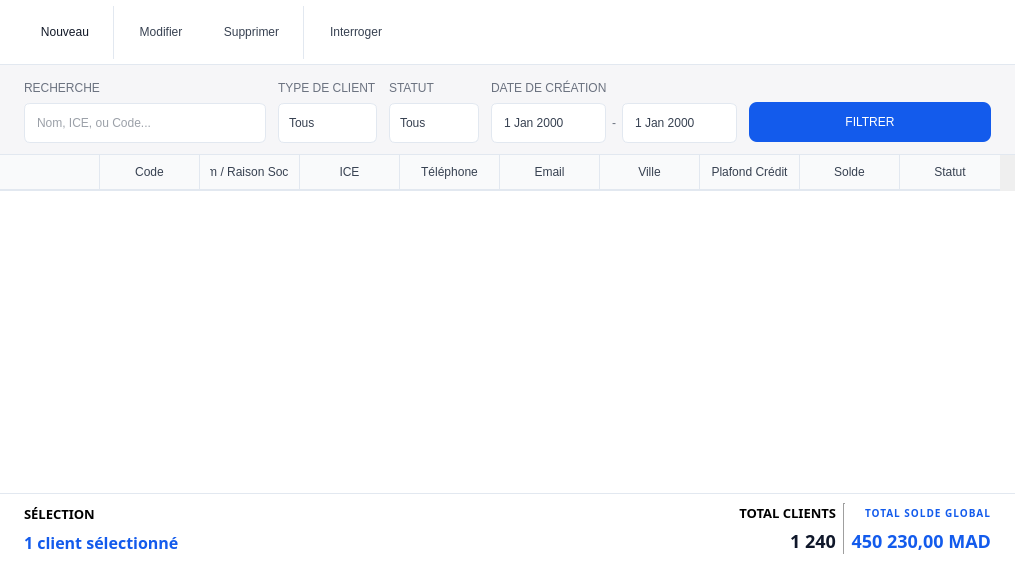
<?xml version="1.0" encoding="UTF-8"?>
<ui version="4.0">
 <class>Form</class>
 <widget class="QWidget" name="Form">
  <property name="geometry">
   <rect>
    <x>0</x>
    <y>0</y>
    <width>1015</width>
    <height>563</height>
   </rect>
  </property>
  <property name="windowTitle">
   <string>Form</string>
  </property>
  <layout class="QVBoxLayout" name="verticalLayout">
   <property name="spacing">
    <number>0</number>
   </property>
   <property name="leftMargin">
    <number>0</number>
   </property>
   <property name="topMargin">
    <number>0</number>
   </property>
   <property name="rightMargin">
    <number>0</number>
   </property>
   <property name="bottomMargin">
    <number>0</number>
   </property>
   <item>
    <layout class="QVBoxLayout" name="mainContentLayout">
     <property name="spacing">
      <number>0</number>
     </property>
     <property name="leftMargin">
      <number>0</number>
     </property>
     <property name="topMargin">
      <number>0</number>
     </property>
     <property name="rightMargin">
      <number>0</number>
     </property>
     <property name="bottomMargin">
      <number>0</number>
     </property>
     <item>
      <widget class="QFrame" name="toolbarFrame">
       <property name="minimumSize">
        <size>
         <width>0</width>
         <height>65</height>
        </size>
       </property>
       <property name="maximumSize">
        <size>
         <width>16777215</width>
         <height>72</height>
        </size>
       </property>
       <property name="styleSheet">
        <string notr="true">
QFrame#toolbarFrame {
    background-color: #ffffff;
    border-bottom: 1px solid #e2e8f0;
}
QToolButton#tbNew, QToolButton#tbEdit, QToolButton#tbDelete,QToolButton#tbFermer,
QToolButton#tbPrint, QToolButton#tbExportExcel, QToolButton#tbTransform,
QToolButton#tbDuplicate{
    background-color: transparent;
    border: none;
    padding: 4px 12px;
    margin: 0px;
    color: #374151;
    font: 400 10pt &quot;Overpass&quot;;
}
QToolButton#tbNew {
    color: #111827;
}
QToolButton#tbNew:hover,
QToolButton#tbEdit:hover,
QToolButton#tbDelete:hover,
QToolButton#tbPrint:hover,
QToolButton#tbFermer:hover,
QToolButton#tbTransform:hover,
QToolButton#tbDuplicate:hover,
QToolButton#tbExportExcel:hover {
    background-color: #f9fafb;
}
QToolButton#tbDelete:hover {
    color: #ef4444;
}
QToolButton#tbNew {
    qproperty-icon: url(program/assets/documents/add_document.svg);
}
QToolButton#tbEdit {
    qproperty-icon: url(program/assets/documents/edit_document.svg);
}
QToolButton#tbDelete {
    qproperty-icon: url(program/assets/documents/delete_document.svg);
}
QToolButton#tbPrint {
    qproperty-icon: url(program/assets/documents/print_document.svg);
}
QToolButton#tbExportExcel {
    qproperty-icon: url(program/assets/documents/excel_document.svg);
}
QToolButton#tbFermer {
    qproperty-icon: url(program/assets/documents/quit.svg);
}
QToolButton#tbTransform {
    qproperty-icon: url(program/assets/documents/transform.svg);
}
QToolButton#tbDuplicate {
    qproperty-icon: url(program/assets/documents/duplicate.svg);
}
       </string>
       </property>
       <property name="frameShape">
        <enum>QFrame::NoFrame</enum>
       </property>
       <layout class="QHBoxLayout" name="toolbarLayout">
        <property name="spacing">
         <number>6</number>
        </property>
        <property name="leftMargin">
         <number>24</number>
        </property>
        <property name="topMargin">
         <number>6</number>
        </property>
        <property name="rightMargin">
         <number>24</number>
        </property>
        <property name="bottomMargin">
         <number>6</number>
        </property>
        <item>
         <widget class="QToolButton" name="tbNew">
          <property name="minimumSize">
           <size>
            <width>80</width>
            <height>46</height>
           </size>
          </property>
          <property name="text">
           <string>Nouveau</string>
          </property>
          <property name="icon">
           <iconset>
            <normaloff>../../assets/documents/add_document.svg</normaloff>../../assets/documents/add_document.svg</iconset>
          </property>
          <property name="toolButtonStyle">
           <enum>Qt::ToolButtonTextUnderIcon</enum>
          </property>
         </widget>
        </item>
        <item>
         <widget class="QFrame" name="toolbarDivider1">
          <property name="styleSheet">
           <string notr="true">
QFrame#toolbarDivider1 {
    color: #e2e8f0;
}
          </string>
          </property>
          <property name="frameShape">
           <enum>QFrame::VLine</enum>
          </property>
          <property name="frameShadow">
           <enum>QFrame::Plain</enum>
          </property>
         </widget>
        </item>
        <item>
         <widget class="QToolButton" name="tbEdit">
          <property name="minimumSize">
           <size>
            <width>80</width>
            <height>46</height>
           </size>
          </property>
          <property name="text">
           <string>Modifier</string>
          </property>
          <property name="icon">
           <iconset>
            <normaloff>../../assets/documents/edit_document.svg</normaloff>../../assets/documents/edit_document.svg</iconset>
          </property>
          <property name="toolButtonStyle">
           <enum>Qt::ToolButtonTextUnderIcon</enum>
          </property>
         </widget>
        </item>
        <item>
         <widget class="QToolButton" name="tbDelete">
          <property name="minimumSize">
           <size>
            <width>80</width>
            <height>46</height>
           </size>
          </property>
          <property name="text">
           <string>Supprimer</string>
          </property>
          <property name="icon">
           <iconset>
            <normaloff>../../assets/documents/delete_document.svg</normaloff>../../assets/documents/delete_document.svg</iconset>
          </property>
          <property name="toolButtonStyle">
           <enum>Qt::ToolButtonTextUnderIcon</enum>
          </property>
         </widget>
        </item>
        <item>
         <widget class="QFrame" name="toolbarDivider2">
          <property name="styleSheet">
           <string notr="true">
QFrame#toolbarDivider2 {
    color: #e2e8f0;
}
          </string>
          </property>
          <property name="frameShape">
           <enum>QFrame::VLine</enum>
          </property>
          <property name="frameShadow">
           <enum>QFrame::Plain</enum>
          </property>
         </widget>
        </item>
        <item>
         <widget class="QToolButton" name="tbDuplicate">
          <property name="minimumSize">
           <size>
            <width>90</width>
            <height>46</height>
           </size>
          </property>
          <property name="text">
           <string>Interroger</string>
          </property>
          <property name="toolButtonStyle">
           <enum>Qt::ToolButtonTextUnderIcon</enum>
          </property>
         </widget>
        </item>
        <item>
         <spacer name="toolbarSpacer">
          <property name="orientation">
           <enum>Qt::Horizontal</enum>
          </property>
          <property name="sizeType">
           <enum>QSizePolicy::Expanding</enum>
          </property>
          <property name="sizeHint" stdset="0">
           <size>
            <width>40</width>
            <height>20</height>
           </size>
          </property>
         </spacer>
        </item>
       </layout>
      </widget>
     </item>
     <item>
      <widget class="QFrame" name="filtersFrame">
       <property name="minimumSize">
        <size>
         <width>0</width>
        <height>90</height>
        </size>
       </property>
       <property name="maximumSize">
        <size>
         <width>16777215</width>
        <height>110</height>
        </size>
       </property>
       <property name="styleSheet">
        <string notr="true">
QFrame#filtersFrame {
    background-color: #f6f6f8;
    border-bottom: 1px solid #e2e8f0;
}

QLabel, QLabel#labelDocNumber, QLabel#labelPeriod, QLabel#labelStatus, QLabel#labelcodeclient {
    color: #6b7280;
    font: 600 8pt &quot;Overpass&quot;;
    text-transform: uppercase;
}

QLineEdit, QLineEdit#editDocNumber, QLineEdit#editcodeclient {
    background-color: #ffffff;
    border: 1px solid #e2e8f0;
    border-radius: 6px;
    padding: 6px 10px;
    font: 400 9pt &quot;Overpass&quot;;
    color: #374151;
}
QLineEdit:focus, QLineEdit#editDocNumber:focus, QLineEdit#editcodeclient:focus {
    border-color: #135bec;
}

QDateEdit, QDateEdit#dateTo {
    background-color: #ffffff;
    border: 1px solid #e2e8f0;
    border-radius: 6px;
    padding: 6px 10px;
    font: 400 9pt &quot;Overpass&quot;;
    color: #374151;
}
QDateEdit:focus, QDateEdit#dateTo:focus {
    border-color: #135bec;
}
QDateEdit::drop-down, QDateEdit#dateTo::drop-down {
    border: none;
    width: 18px;
}
QDateEdit::down-arrow, QDateEdit#dateTo::down-arrow {
    image: url(program/assets/global/down_blue_arrow.svg);
    width: 10px;
    height: 10px;
}

QComboBox {
    background-color: #ffffff;
    border: 1px solid #e2e8f0;
    border-radius: 6px;
    padding: 6px 10px;
    font: 400 9pt &quot;Overpass&quot;;
    color: #374151;
}
QComboBox::drop-down {
    border: none;
    width: 18px;
}
QComboBox::down-arrow {
    image: url(program/assets/global/down_blue_arrow.svg);
    width: 10px;
    height: 10px;
}

QPushButton {
    background-color: #135bec;
    border-radius: 8px;
    border: none;
    padding: 8px 18px;
    color: #ffffff;
    font: 600 9pt &quot;Overpass&quot;;
}
QPushButton:hover {
    background-color: #0f4bc4;
}
       </string>
       </property>
       <layout class="QHBoxLayout" name="filtersLayout">
        <property name="spacing">
                 <number>12</number>
        </property>
        <property name="leftMargin">
         <number>24</number>
        </property>
        <property name="topMargin">
                 <number>12</number>
        </property>
        <property name="rightMargin">
         <number>24</number>
        </property>
        <property name="bottomMargin">
                 <number>12</number>
        </property>
        <item>
         <layout class="QVBoxLayout" name="_3">
                    <property name="spacing">
                     <number>4</number>
                    </property>
          <item>
           <widget class="QLabel" name="lblFilter1">
            <property name="text">
             <string>RECHERCHE</string>
            </property>
            <property name="cssClass" stdset="0">
             <string>filterLabel</string>
            </property>
           </widget>
          </item>
          <item>
           <widget class="QLineEdit" name="editSearch">
                        <property name="minimumSize">
                         <size>
                            <width>0</width>
                            <height>40</height>
                         </size>
                        </property>
                        <property name="maximumSize">
                         <size>
                            <width>16777215</width>
                            <height>40</height>
                         </size>
                        </property>
            <property name="placeholderText">
             <string>Nom, ICE, ou Code...</string>
            </property>
           </widget>
          </item>
         </layout>
        </item>
        <item>
         <layout class="QVBoxLayout" name="_4">
                    <property name="spacing">
                     <number>4</number>
                    </property>
          <item>
           <widget class="QLabel" name="lblFilter2">
            <property name="text">
             <string>TYPE DE CLIENT</string>
            </property>
            <property name="cssClass" stdset="0">
             <string>filterLabel</string>
            </property>
           </widget>
          </item>
          <item>
           <widget class="QComboBox" name="comboType">
            <property name="minimumSize">
             <size>
              <width>90</width>
                            <height>40</height>
             </size>
            </property>
                        <property name="maximumSize">
                         <size>
                            <width>16777215</width>
                            <height>40</height>
                         </size>
                        </property>
            <item>
             <property name="text">
              <string>Tous</string>
             </property>
            </item>
            <item>
             <property name="text">
              <string>Entreprise</string>
             </property>
            </item>
            <item>
             <property name="text">
              <string>Particulier</string>
             </property>
            </item>
           </widget>
          </item>
         </layout>
        </item>
        <item>
         <layout class="QVBoxLayout" name="_5">
          <property name="spacing">
           <number>4</number>
          </property>
          <item>
           <widget class="QLabel" name="lblFilter3">
            <property name="text">
             <string>STATUT</string>
            </property>
            <property name="cssClass" stdset="0">
             <string>filterLabel</string>
            </property>
           </widget>
          </item>
          <item>
           <widget class="QComboBox" name="comboStatus">
            <property name="minimumSize">
             <size>
              <width>90</width>
                            <height>40</height>
             </size>
            </property>
                        <property name="maximumSize">
                         <size>
                            <width>16777215</width>
                            <height>40</height>
                         </size>
                        </property>
            <item>
             <property name="text">
              <string>Tous</string>
             </property>
            </item>
            <item>
             <property name="text">
              <string>Actif</string>
             </property>
            </item>
            <item>
             <property name="text">
              <string>Inactif</string>
             </property>
            </item>
           </widget>
          </item>
         </layout>
        </item>
        <item>
         <layout class="QVBoxLayout" name="_6">
          <property name="spacing">
           <number>4</number>
          </property>
          <item>
           <widget class="QLabel" name="lblFilter4">
            <property name="text">
             <string>DATE DE CRÉATION</string>
            </property>
            <property name="cssClass" stdset="0">
             <string>filterLabel</string>
            </property>
           </widget>
          </item>
          <item>
           <layout class="QHBoxLayout" name="_7">
                        <property name="spacing">
                         <number>6</number>
                        </property>
            <item>
             <widget class="QDateEdit" name="dateStart">
              <property name="minimumSize">
               <size>
                <width>115</width>
                                <height>40</height>
               </size>
              </property>
                            <property name="maximumSize">
                             <size>
                                <width>16777215</width>
                                <height>40</height>
                             </size>
                            </property>
              <property name="calendarPopup">
               <bool>true</bool>
              </property>
             </widget>
            </item>
            <item>
             <widget class="QLabel" name="label">
              <property name="text">
               <string>-</string>
              </property>
             </widget>
            </item>
            <item>
             <widget class="QDateEdit" name="dateEnd">
              <property name="minimumSize">
               <size>
                <width>115</width>
                                <height>40</height>
               </size>
              </property>
                            <property name="maximumSize">
                             <size>
                                <width>16777215</width>
                                <height>40</height>
                             </size>
                            </property>
              <property name="calendarPopup">
               <bool>true</bool>
              </property>
             </widget>
            </item>
           </layout>
          </item>
         </layout>
        </item>
        <item>
         <layout class="QVBoxLayout" name="_8">
                    <property name="spacing">
                     <number>0</number>
                    </property>
          <item>
           <spacer>
            <property name="orientation">
             <enum>Qt::Vertical</enum>
            </property>
                        <property name="sizeType">
                         <enum>QSizePolicy::Fixed</enum>
                        </property>
            <property name="sizeHint" stdset="0">
             <size>
                            <width>11</width>
                            <height>25</height>
             </size>
            </property>
           </spacer>
          </item>
          <item>
           <widget class="QPushButton" name="btnFilter">
                        <property name="minimumSize">
                         <size>
                            <width>160</width>
                            <height>36</height>
                         </size>
                        </property>
                        <property name="sizePolicy">
                         <sizepolicy hsizetype="Expanding" vsizetype="Fixed">
                            <horstretch>1</horstretch>
                            <verstretch>0</verstretch>
                         </sizepolicy>
                        </property>
                        <property name="maximumSize">
                         <size>
                            <width>16777215</width>
                            <height>40</height>
                         </size>
                        </property>
                        <property name="cursor">
                         <cursorShape>PointingHandCursor</cursorShape>
                        </property>
            <property name="text">
             <string>FILTRER</string>
            </property>
            <property name="icon">
             <iconset>
              <normaloff>assect/filter_list.png</normaloff>assect/filter_list.png</iconset>
            </property>
           </widget>
          </item>
         </layout>
        </item>
       </layout>
      </widget>
     </item>
     <item>
      <widget class="QTableWidget" name="tableClients">
       <property name="focusPolicy">
        <enum>Qt::NoFocus</enum>
       </property>
       <property name="styleSheet">
        <string notr="true">
QTableWidget#tableClients {
    background-color: #ffffff;
    border: none;
    gridline-color: #e2e8f0;
    font: 400 9pt &quot;Overpass&quot;;
    color: #374151;
    selection-background-color: rgba(19,91,236,0.08);
    selection-color: #111827;
    outline: 0;
}
QTableWidget#tableClients::item {
    padding: 6px 10px;
    border-bottom: 1px solid #f3f4f6;
}
QTableWidget#tableClients::item:alternate {
    background-color: #f9fafb;
}
QTableWidget#tableClients::item:selected {
    background-color: rgba(19,91,236,0.08);
    color: #111827;
}
QTableWidget#tableClients::item:hover {
    background-color: #f9fafb;
}
QHeaderView::section {
    background-color: #f9fafb;
    color: #374151;
    font: 600 9pt &quot;Overpass&quot;;
    padding: 8px 10px;
    border: none;
    border-right: 1px solid #e2e8f0;
    border-bottom: 2px solid #e2e8f0;
}
QHeaderView::section:last {
    border-right: none;
}
       </string>
       </property>
       <property name="editTriggers">
        <set>QAbstractItemView::NoEditTriggers</set>
       </property>
       <property name="selectionBehavior">
        <enum>QAbstractItemView::SelectRows</enum>
       </property>
       <property name="verticalScrollMode">
        <enum>QAbstractItemView::ScrollPerPixel</enum>
       </property>
       <property name="horizontalScrollMode">
        <enum>QAbstractItemView::ScrollPerPixel</enum>
       </property>
       <column>
        <property name="text">
         <string/>
        </property>
       </column>
       <column>
        <property name="text">
         <string>Code</string>
        </property>
       </column>
       <column>
        <property name="text">
         <string>Nom / Raison Sociale</string>
        </property>
       </column>
       <column>
        <property name="text">
         <string>ICE</string>
        </property>
       </column>
       <column>
        <property name="text">
         <string>Téléphone</string>
        </property>
       </column>
       <column>
        <property name="text">
         <string>Email</string>
        </property>
       </column>
       <column>
        <property name="text">
         <string>Ville</string>
        </property>
       </column>
       <column>
        <property name="text">
         <string>Plafond Crédit</string>
        </property>
       </column>
       <column>
        <property name="text">
         <string>Solde</string>
        </property>
       </column>
       <column>
        <property name="text">
         <string>Statut</string>
        </property>
       </column>
      </widget>
     </item>
     <item>
      <widget class="QFrame" name="footerFrame">
       <property name="minimumSize">
        <size>
         <width>0</width>
         <height>70</height>
        </size>
       </property>
       <property name="styleSheet">
        <string>
           #footerFrame {
               background-color: #ffffff;
               border-top: 1px solid #e2e8f0;
           }
           QLabel[cssClass=&quot;footerTitle&quot;] {
               font-size: 10px; font-weight: bold; color: #64748b; letter-spacing: 1px;
           }
           #lblSelection { font-size: 16px; font-weight: bold; color: #135bec; }
           #lblTotalClients { font-size: 18px; font-weight: bold; color: #0f172a; }
           #lblTotalSolde { font-size: 18px; font-weight: bold; color: #135bec; font-family: Overpass; }
          </string>
       </property>
       <layout class="QHBoxLayout" name="footerLayout">
        <property name="leftMargin">
         <number>24</number>
        </property>
        <property name="rightMargin">
         <number>24</number>
        </property>
        <item>
         <layout class="QVBoxLayout" name="_9">
          <item>
           <widget class="QLabel" name="lblSelTitle">
            <property name="font">
             <font>
              <family>Overpass</family>
                            <pointsize>10</pointsize>
              <weight>75</weight>
              <bold>true</bold>
             </font>
            </property>
            <property name="text">
             <string>SÉLECTION</string>
            </property>
            <property name="cssClass" stdset="0">
             <string>footerTitle</string>
            </property>
           </widget>
          </item>
          <item>
           <widget class="QLabel" name="lblSelection">
            <property name="font">
             <font>
              <family>Overpass</family>
                            <pointsize>10</pointsize>
              <weight>75</weight>
              <bold>true</bold>
             </font>
            </property>
            <property name="text">
             <string>1 client sélectionné</string>
            </property>
           </widget>
          </item>
         </layout>
        </item>
        <item>
         <spacer>
          <property name="orientation">
           <enum>Qt::Horizontal</enum>
          </property>
          <property name="sizeHint" stdset="0">
           <size>
            <width>0</width>
            <height>0</height>
           </size>
          </property>
         </spacer>
        </item>
        <item>
         <layout class="QVBoxLayout" name="_10">
          <item>
           <widget class="QLabel" name="lblTotalTitle">
            <property name="font">
             <font>
              <family>Overpass</family>
                            <pointsize>10</pointsize>
              <weight>75</weight>
              <bold>true</bold>
             </font>
            </property>
            <property name="text">
             <string>TOTAL CLIENTS</string>
            </property>
            <property name="alignment">
             <set>Qt::AlignRight|Qt::AlignTrailing|Qt::AlignVCenter</set>
            </property>
            <property name="cssClass" stdset="0">
             <string>footerTitle</string>
            </property>
           </widget>
          </item>
          <item>
           <widget class="QLabel" name="lblTotalClients">
            <property name="font">
             <font>
              <family>Overpass</family>
                            <pointsize>10</pointsize>
              <weight>75</weight>
              <bold>true</bold>
             </font>
            </property>
            <property name="text">
             <string>1 240</string>
            </property>
            <property name="alignment">
             <set>Qt::AlignRight|Qt::AlignTrailing|Qt::AlignVCenter</set>
            </property>
           </widget>
          </item>
         </layout>
        </item>
        <item>
         <widget class="Line" name="line_3">
          <property name="styleSheet">
           <string>margin-left: 16px; margin-right: 16px; color: #e2e8f0;</string>
          </property>
          <property name="orientation">
           <enum>Qt::Vertical</enum>
          </property>
         </widget>
        </item>
        <item>
         <layout class="QVBoxLayout" name="_11">
          <item>
           <widget class="QLabel" name="lblSoldeTitle">
            <property name="font">
             <font>
              <family>Overpass</family>
                            <pointsize>10</pointsize>
              <weight>75</weight>
              <bold>true</bold>
             </font>
            </property>
            <property name="styleSheet">
             <string>font-size: 10px; font-weight: bold; color: #135bec; letter-spacing: 1px;</string>
            </property>
            <property name="text">
             <string>TOTAL SOLDE GLOBAL</string>
            </property>
            <property name="alignment">
             <set>Qt::AlignRight|Qt::AlignTrailing|Qt::AlignVCenter</set>
            </property>
           </widget>
          </item>
          <item>
           <widget class="QLabel" name="lblTotalSolde">
            <property name="text">
             <string>450 230,00 MAD</string>
            </property>
            <property name="alignment">
             <set>Qt::AlignRight|Qt::AlignTrailing|Qt::AlignVCenter</set>
            </property>
           </widget>
          </item>
         </layout>
        </item>
       </layout>
      </widget>
     </item>
    </layout>
   </item>
  </layout>
 </widget>
 <resources/>
 <connections/>
</ui>
